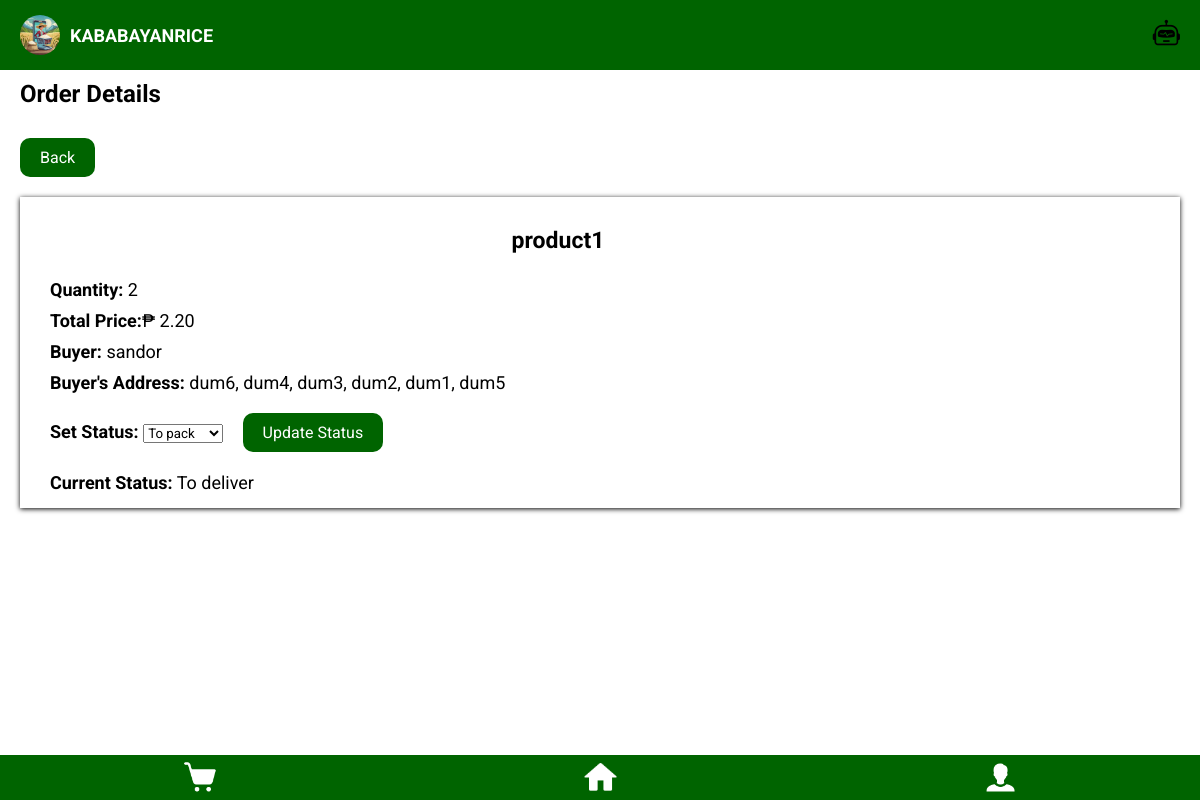
Screenshot of /order_details/1 with the database file from the repository.
### ecommerce_app/models.py (models this page shows, shortened)
class Order(models.Model):
    user = models.ForeignKey(User, on_delete=models.CASCADE)
    product = models.ForeignKey(Product, on_delete=models.CASCADE)
    quantity = models.PositiveIntegerField()
    total_price = models.DecimalField(max_digits=10, decimal_places=2)
    payment_method = models.CharField(max_length=20)
    seller = models.ForeignKey(Account, on_delete=models.SET_NULL, null=True)
    timestamp = models.DateTimeField(auto_now_add=True)
    status = models.IntegerField(choices=[(1, 'To pack'), (2, 'To ship'), (3, 'To deliver'), (4, 'Canceled')], default=1, null=True, blank=True)

class Product(models.Model):
    account = models.ForeignKey(User, on_delete=models.SET_NULL, blank=True, null=True)
    product_picture = models.ImageField(upload_to="product_pictures/", null=True, blank=True)
    product_name = models.CharField(max_length=255, default='', blank=False)
    product_price = models.IntegerField(blank=False)
    product_origin = models.CharField(max_length=255, default='', blank=False)
    product_description = models.CharField(max_length=510, default='', blank=False)

class ShippingAddress(models.Model):
    account = models.ForeignKey(User, on_delete=models.SET_NULL, blank=True, null=True)
    region = models.CharField(max_length=255, default='', blank=False)
    province = models.CharField(max_length=255, default='', blank=False)
    city = models.CharField(max_length=255, default='', blank=False)
    barangay = models.CharField(max_length=255, default='', blank=False)
    postal_code = models.CharField(max_length=255, default='', blank=False)
    home_address = models.CharField(max_length=255, default='', blank=False)

### ecommerce_app/views.py (the view)
# urls.py: path("order_details/<int:order_id>", views.order_details, name="order_details"),
def order_details(request, order_id):
    order = get_object_or_404(Order, id=order_id)
    user_shipping_address = ShippingAddress.objects.get(account=order.user)
    if request.method == 'POST':
        status = request.POST.get('status')
        order.status = status
        order.save()
        messages.success(request, 'Order status updated successfully!')
        return redirect('order_details', order_id=order_id)
    return render(request, 'Profile/order_details.html', {'order': order, 'user_shipping_address': user_shipping_address})

### ecommerce_app/templatetags/cart_extras.py (called while the page is built)
@register.filter
def total_convenience_fee(total_price):
    convenience_fee_rate = Decimal('0.10')
    total = total_price + (total_price * convenience_fee_rate)
    return '{:.2f}'.format(total)

### ecommerce_app/templates/Profile/order_details.html (shortened to what this page needs)
{% extends "Home/navbarAndfooter.html" %}
{% load cart_extras %}
{% block NavbarAndFooter %}
    {{ block.super }}
    <head>
        {% load static %}
        <link rel="stylesheet" type="text/css" href="{% static 'css/orderdetails.css' %}">
    </head>
    <body>
        <h1 class="title">Order Details</h1>
        <form class="back-link" action="{% url 'profile' %}" method="post">
            <button type="submit">Back</button>
        </form>
        <div class="orders-container">
            <div class="orders-item">
                <div class="product-info">
                    <h3>{{ order.product.product_name }}</h3>
                    <p><b>Quantity:</b> {{ order.quantity }}</p>
                    <p><b>Total Price:</b>₱ {{ order.total_price|total_convenience_fee }}</p>
                    <p><b>Buyer:</b> {{ order.user.username }}</p>
                    <p><b>Buyer's Address:</b> {{ user_shipping_address.home_address }}, {{ user_shipping_address.barangay }}, {{ user_shipping_address.city }}, {{ user_shipping_address.province }}, {{ user_shipping_address.region }}, {{ user_shipping_address.postal_code }}</p>
                    <form method="post">
                        <label for="status"><b>Set Status:</b></label>
                        <select name="status" id="status">
                            <option value="1">To pack</option>
                        </select>
                        <button type="submit">Update Status</button>
                    </form>
                    <p><b>Current Status:</b> {{ order.get_status_display }}</p>
                </div>
            </div>
        </div>
        {% endblock %}

### ecommerce_app/static/css/Home.css (style rules this page uses)
* { margin: 0; padding: 0; font-family: 'Roboto', sans-serif; }

### ecommerce_app/static/css/orderdetails.css (style rules this page uses)
* { font-family: 'Roboto', sans-serif; margin: 0; padding: 0; color: black; }
.title { font-size: 1.5em; margin: 10px 20px; }
.back-link { display: inline-block; }
.back-link button { margin: 20px; padding: 10px 20px; font-size: 16px; color: #fff; background-color: #006400; border: none; box-shadow: 2px 2px; border-radius: 10px; cursor: pointer; transition: #006400 0.3s; }
.orders-container { display: flex; flex-direction: column; align-items: center; gap: 10px; }
.orders-item { display: flex; align-items: center; height: fit-content; width: 95%; box-shadow: 0px 1px 5px 0px; padding: 10px; }
.product-info { justify-content: space-between; width: 90%; margin-left: 15px; display: flex; flex-direction: column; }
.product-info h3 { margin: 20px 0px; font-size: 23px; text-align: center; }
.product-info p { font-size: 18px; margin: 5px; }
.product-info form { font-size: 18px; margin: 5px; }
.product-info form button { margin: 10px 15px; padding: 10px 20px; font-size: 16px; color: #fff; background-color: #006400; border: none; box-shadow: 2px 2px; border-radius: 10px; cursor: pointer; transition: #006400 0.3s; }

### rows the page displays
Order: product.product_name "product1", quantity "2", total_price|total_convenience_fee "2.20", user.username "sandor", status "To deliver"
ShippingAddress: home_address "dum6", barangay "dum4", city "dum3", province "dum2", region "dum1", postal_code "dum5"
